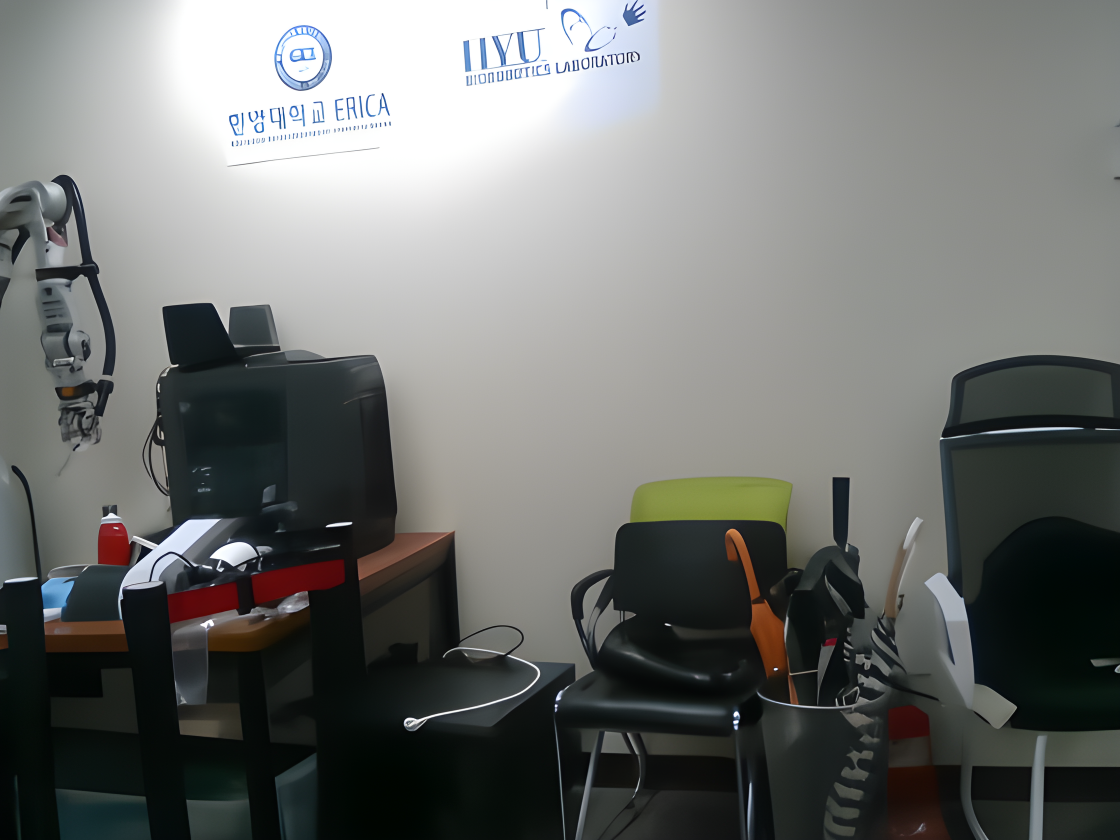
#> input picture lab_rgb_img_4x_out.png, 2240 x 1680 px (shown at 1/2 size); the run also reads 1 picture not shown here
$ jupyter execute script_paper_figure.ipynb
#> lines starting #> are read from the running program, lines starting #| are printed output that depends on the picture; after the words box and inside, x2 and y2 are one past the last pixel; in counts of white or black regions, pixels touching at a corner belong together
[cell 1]
import cv2
import numpy as np
def crop_img(img, scale=1.0, start=(0.3,0.7)):
    print(start[1])
    center_x, center_y = img.shape[1] / 2, img.shape[0] / 2
    width_scaled, height_scaled = img.shape[1] * scale, img.shape[0] * scale
    left_x, right_x = start[0] * img.shape[1], start[0] * img.shape[1] + width_scaled
    top_y, bottom_y = start[1] * img.shape[0], start[1] * img.shape[0] + width_scaled
    img_cropped = img[int(top_y):int(bottom_y), int(left_x):int(right_x)]
    #cv2.rectangle(img,(int(left_x),int(top_y)),(int(right_x),int(bottom_y)),(0,255,0),3)
    return img_cropped
def draw_rect_img(img, scale=1.0, start=(0.3,0.7)):
    print(start[1])
    center_x, center_y = img.shape[1] / 2, img.shape[0] / 2
    width_scaled, height_scaled = img.shape[1] * scale, img.shape[0] * scale
    left_x, right_x = start[0] * img.shape[1], start[0] * img.shape[1] + width_scaled
    top_y, bottom_y = start[1] * img.shape[0], start[1] * img.shape[0] + width_scaled
    img_cropped = img[int(top_y):int(bottom_y), int(left_x):int(right_x)]
    cv2.rectangle(img,(int(left_x),int(top_y)),(int(right_x),int(bottom_y)),(0,255,0),3)
    return img
def draw_img(img_path,scale=0.2,start=(0.3,0.7)):
    img = cv2.imread(img_path)
    img_cropped = crop_img(img, scale,start)
    crop_path = "crop"+img_path
    rect_path = "rect"+img_path
    cv2.imwrite(crop_path,img_cropped)
    img = cv2.resize(img,(640,480))
    img_rect = draw_rect_img(img, scale,start)
    cv2.imwrite(rect_path,img_rect)
    img = cv2.resize(img,(640,480))
    img_cropped = cv2.resize(img_cropped,(640,640))
    img_vstack = np.vstack([img, img_cropped])
    rect_path = "vstack"+img_path
    cv2.imwrite(rect_path,img_vstack)

[cell 2]
img_list=['lab_rgb_img_4x_out.png','lab_rgb_img_2x_out.png','lab_rgb_img.png','lab_rgb_img_denoise.png']
for img_path in img_list:
    draw_img(img_path,scale=0.05,start=(0.35,0.82))
#> in draw_img, img is the input picture: shape (1680, 2240, 3); mean B, G, R 112, 114.2, 112.1
#> in crop_img, `img_cropped = img[int(top_y):int(bottom_y), int(left_x):int(right_x)]`:
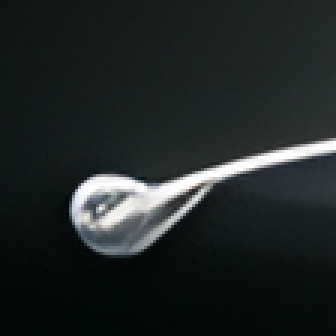
#> img_cropped: shape (112, 112, 3) (shown 3 times larger); mean B, G, R 38.4, 39.1, 33.6
#> in draw_img, `img = cv2.resize(img,(640,480))`:
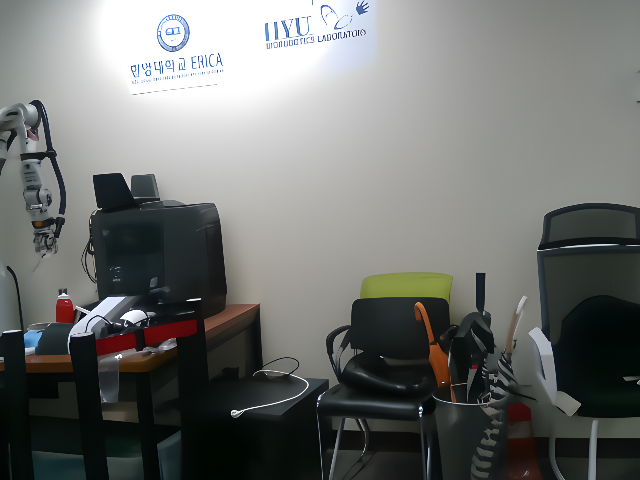
#> img: shape (480, 640, 3); mean B, G, R 112, 114.2, 112.2
#> in draw_rect_img, `img_cropped = img[int(top_y):int(bottom_y), int(left_x):int(right_x)]`:
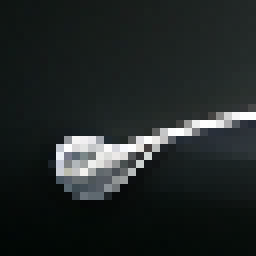
#> img_cropped: shape (32, 32, 3) (shown 8 times larger); mean B, G, R 38.8, 39.5, 34
#> in draw_rect_img, `cv2.rectangle(img,(int(left_x),int(top_y)),(int(right_x),int(bottom_y)..`:
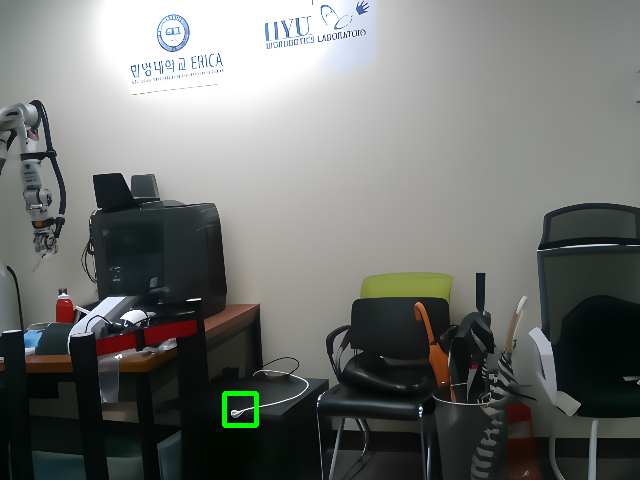
#> img: shape (480, 640, 3); 0.2% of pixels changed, all inside (x1, y1, x2, y2) = (222, 391, 259, 428)
#> in draw_img, `img_cropped = cv2.resize(img_cropped,(640,640))`:
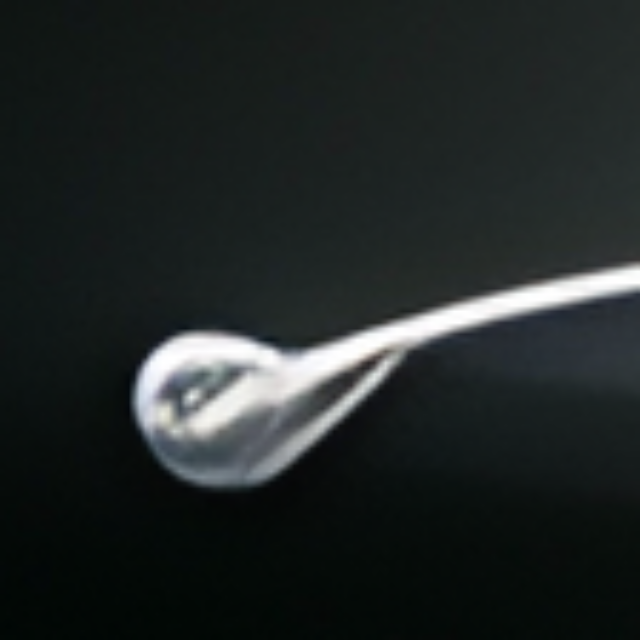
#> img_cropped: shape (640, 640, 3); mean B, G, R 38.3, 39, 33.5
#> in draw_img, `img_vstack = np.vstack([img, img_cropped])`:
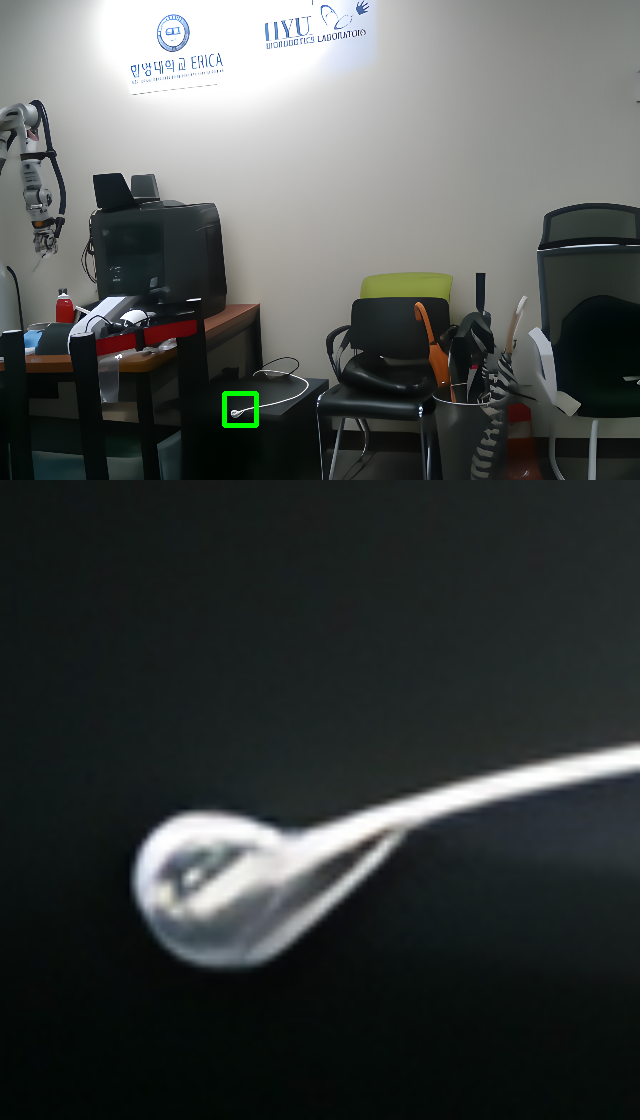
#> img_vstack: shape (1120, 640, 3); mean B, G, R 69.9, 71.4, 67.2
#> pass 2 of the loop `for img_path in img_list:`:
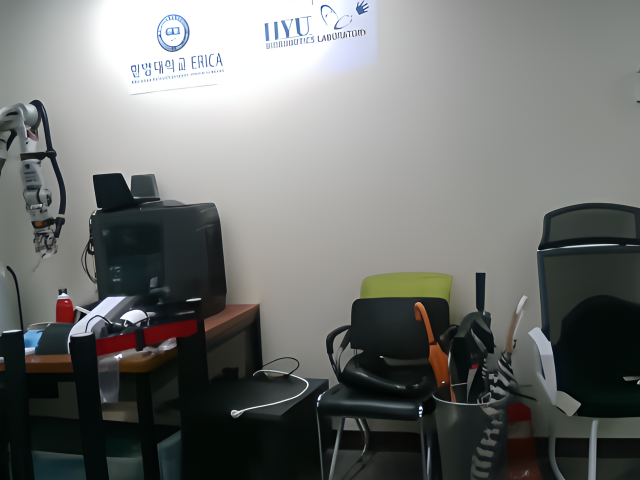
#> input picture lab_rgb_img_2x_out.png, 1280 x 960 px (shown at 1/2 size)
#> in draw_img, img is the input picture: shape (960, 1280, 3); mean B, G, R 111.9, 113.9, 111.7
#> in draw_img (call 2), `img_cropped = cv2.resize(img_cropped,(640,640))`:
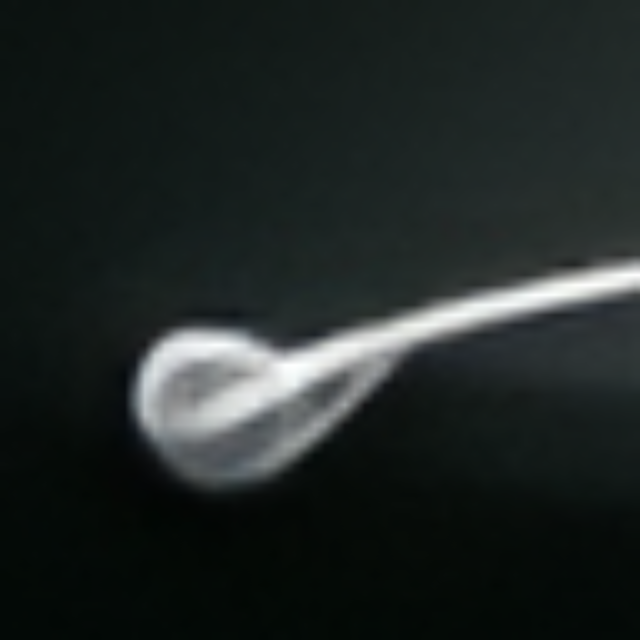
#> img_cropped: shape (640, 640, 3); mean B, G, R 37.1, 38.6, 32.1
#> in draw_img (call 2), `img_vstack = np.vstack([img, img_cropped])`:
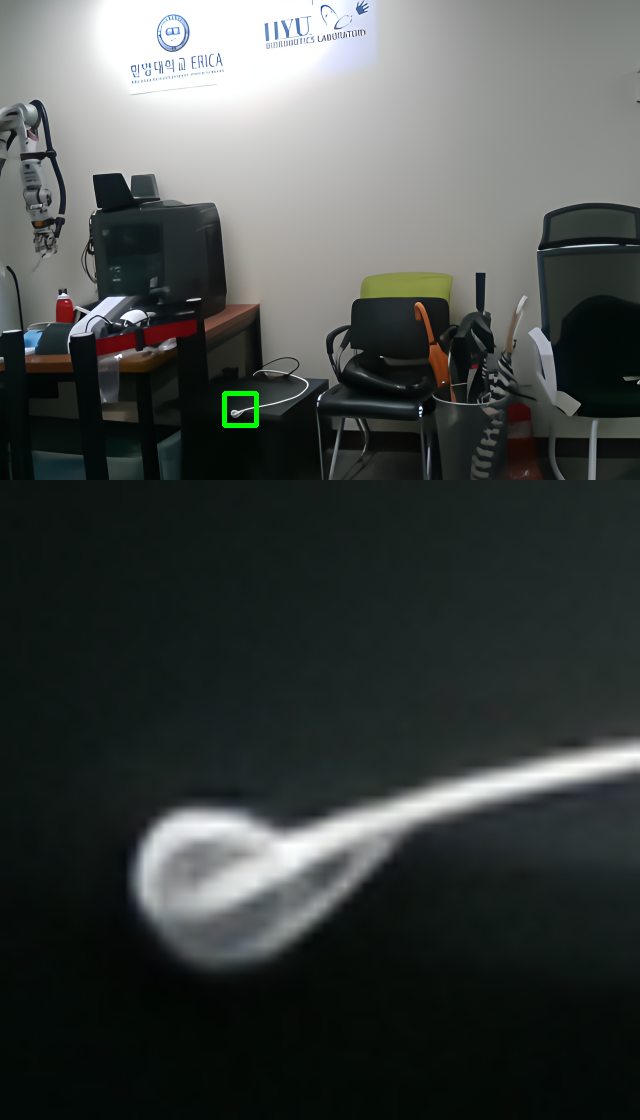
#> img_vstack: shape (1120, 640, 3); mean B, G, R 69.2, 71.1, 66.3
#> pass 3 of the loop `for img_path in img_list:`:
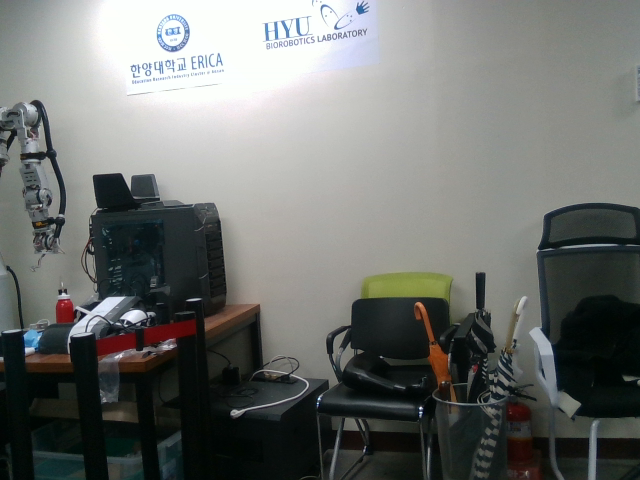
#> input picture lab_rgb_img.png, 640 x 480 px
#> in draw_img, img is the input picture: shape (480, 640, 3); mean B, G, R 110.8, 113.7, 111
#> in draw_img (call 3), `img_cropped = cv2.resize(img_cropped,(640,640))`:
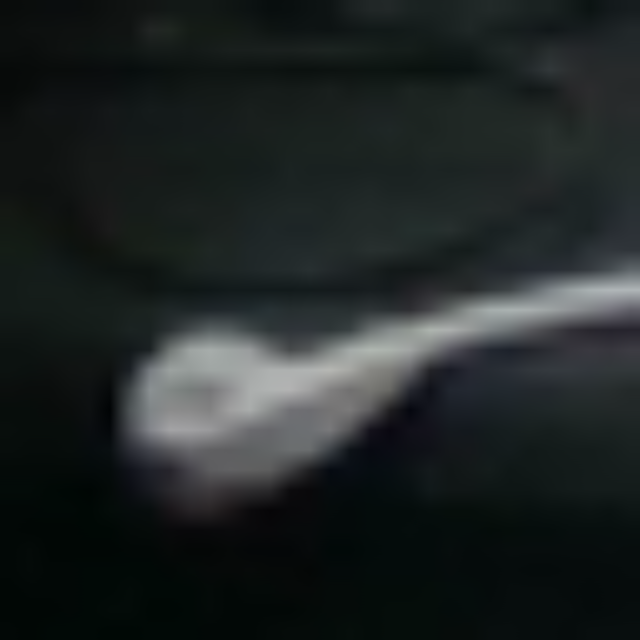
#> img_cropped: shape (640, 640, 3); mean B, G, R 36.9, 37.1, 31.5
#> in draw_img (call 3), `img_vstack = np.vstack([img, img_cropped])`:
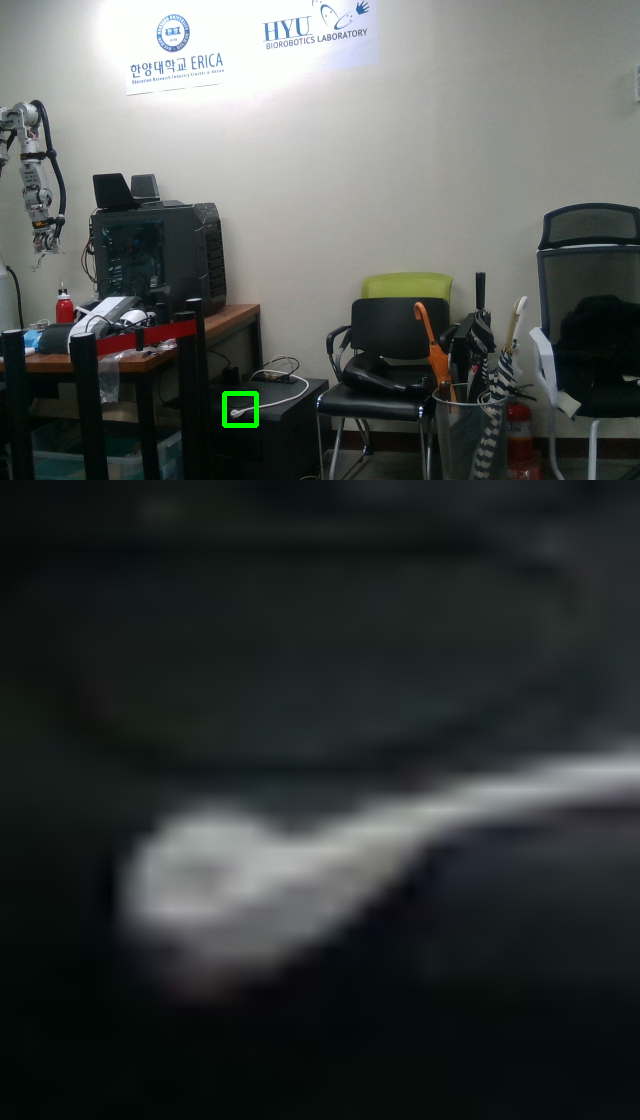
#> img_vstack: shape (1120, 640, 3); mean B, G, R 68.5, 70.1, 65.6
#> the loop made 4 passes; the first 3 are shown

[cell 3]
img = cv2.imread('lab_rgb_img_denoise.png')
img_cropped = crop_img(img, 0.2)
#> in crop_img (call 5), `img_cropped = img[int(top_y):int(bottom_y), int(left_x):int(right_x)]`:
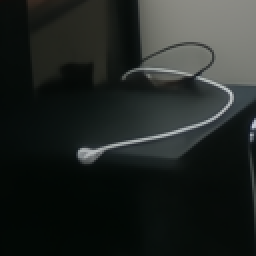
#> img_cropped: shape (128, 128, 3) (shown 2 times larger); mean B, G, R 35.6, 38.3, 33.7
cv2.imwrite("img_cropped_1.png",img_cropped)
#> Out = True
